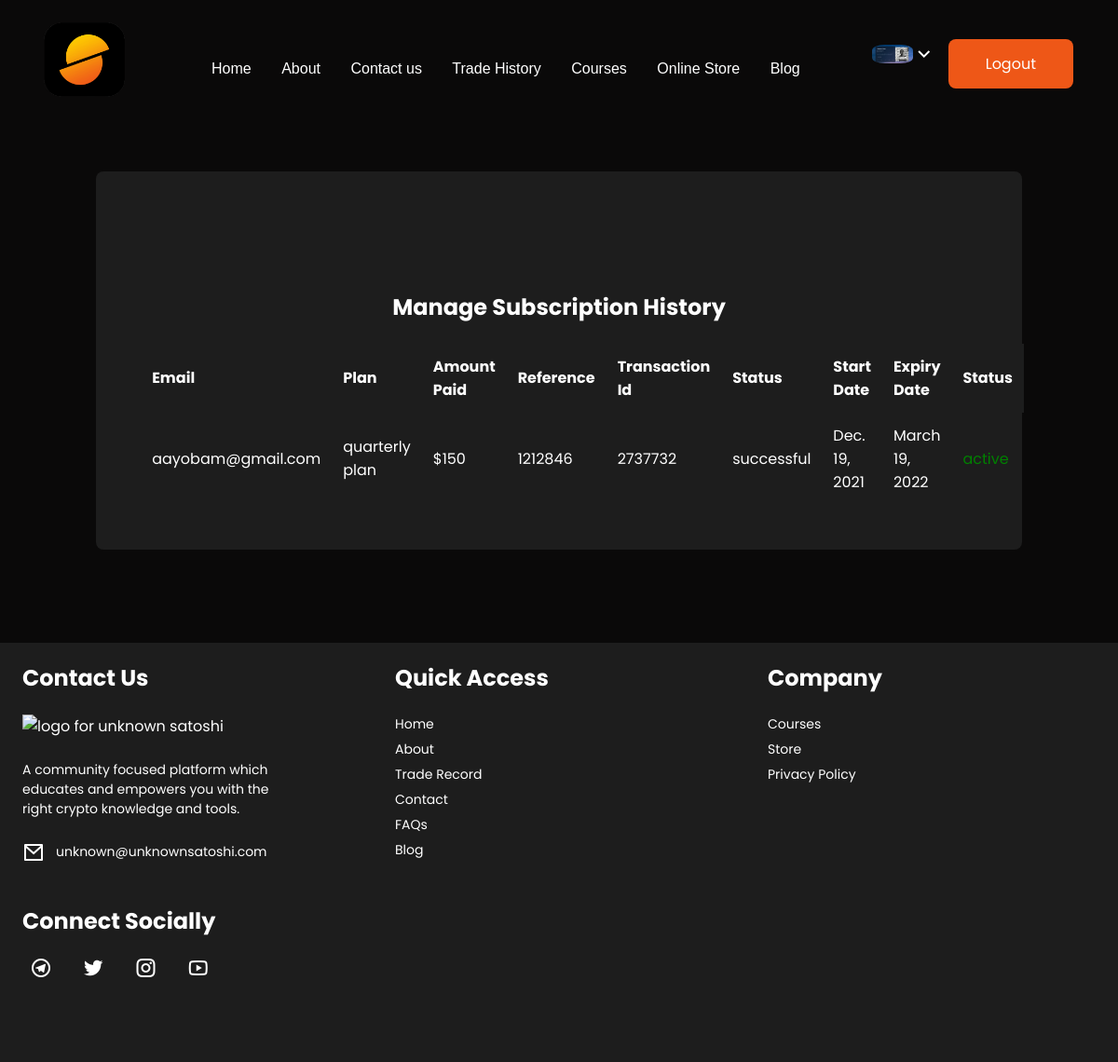
The app's page /subscription/history/ (signed in), older data.
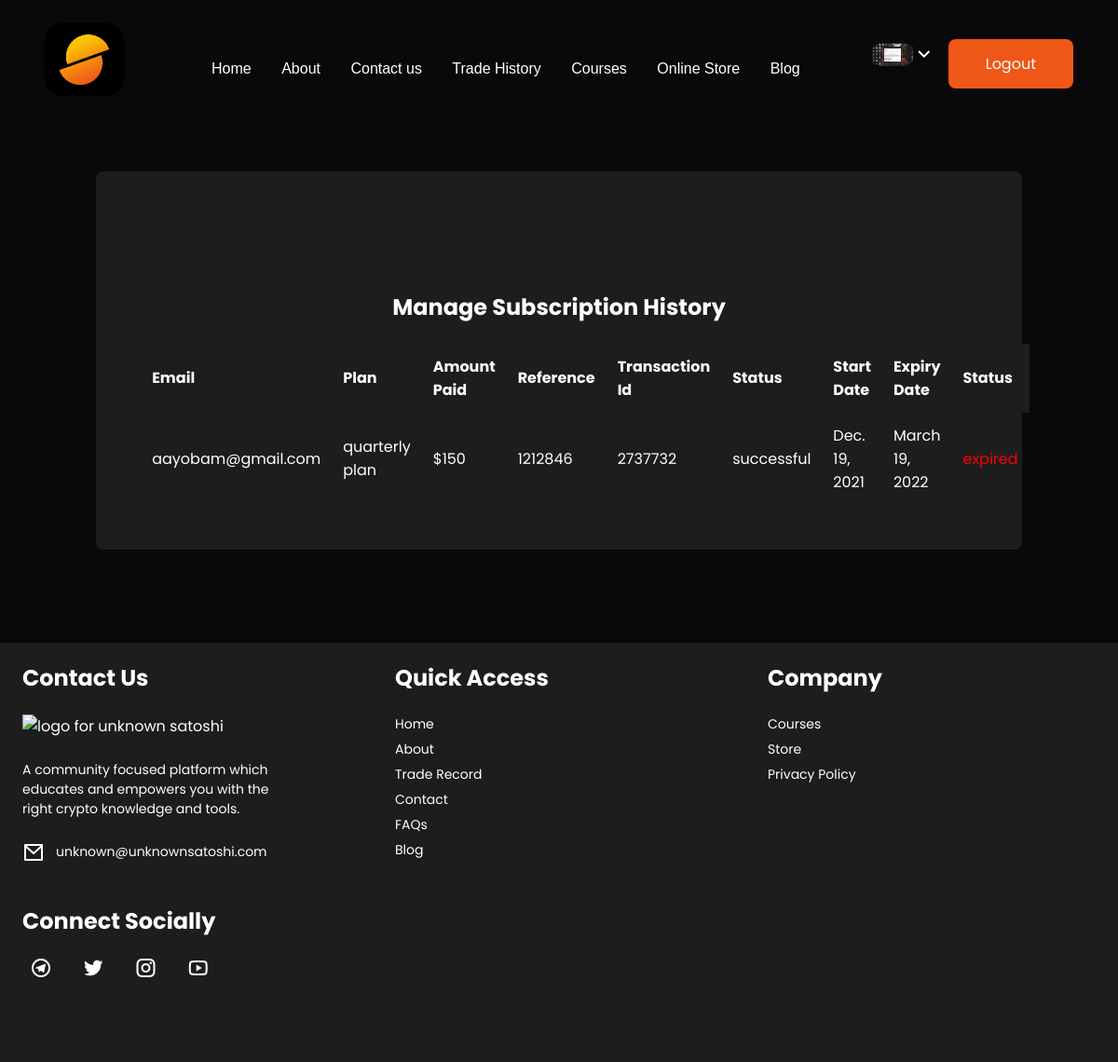
The same page, newer data.
### userprolog/models.py (models this page shows, shortened)
class User(AbstractBaseUser, PermissionsMixin):
    id = models.UUIDField(primary_key=True, default=uuid.uuid4, editable=False, unique=True)
    username = models.CharField(max_length=200, unique=True, blank=True)
    email = models.EmailField(max_length=200, unique=True, blank=False)
    first_name = models.CharField(max_length=200, blank=True)
    last_name = models.CharField(max_length=200, blank=True)
    phone_no = models.CharField(max_length=11,validators=[MaxLengthValidator(11)])
    profile_picture = models.ImageField(null=True, blank=True, default="default_user_image.jpeg", upload_to="profile_image/",)
    is_active = models.BooleanField(default=False)
    is_staff = models.BooleanField(default=False)
    is_superuser = models.BooleanField(default=False)
    date_joined = models.DateTimeField(auto_now_add=True)
    created = models.DateTimeField(auto_now_add=True)
    updated = models.DateTimeField(auto_now=True)
    objects = UserManager()
    EMAIL_FIELD = 'email'
    USERNAME_FIELD = 'username'
    REQUIRED_FIELDS = ['email',]

### cms/models.py (models this page shows, shortened)
class SubscriptionHistory(models.Model):
    id = models.UUIDField(default=uuid.uuid4, unique=True, primary_key=True, editable=False)
    user = models.ForeignKey(User, on_delete=models.CASCADE)
    email = models.EmailField(max_length=200, unique=False, blank=False)
    full_name = models.CharField(max_length=200, blank=False)
    phone_no = models.CharField(max_length=11, unique=False, blank=False)
    plan = models.ForeignKey(Plan, on_delete=models.CASCADE, default='monthly plan')
    amount_paid = models.IntegerField(default=0)
    reference = models.CharField(max_length=200, unique=True, blank=False)
    transaction_id = models.CharField(max_length=200)
    status = models.CharField(max_length=200)
    start_date = models.DateField(default=today)
    expiry_date = models.DateField(default=None)
    active = models.BooleanField(default=False)

class Plan(models.Model):
    title = models.CharField(max_length=100)
    slug = models.SlugField(unique=True)
    desc = models.TextField()
    price = models.IntegerField(default=0)
    discount_price = models.IntegerField(default=0)
    discount= models.IntegerField(default=0)
    created_on = models.DateTimeField(auto_now_add=True)
    class Meta:
        ordering = ("created_on",)
    def __str__(self):
        return self.title

### userprolog/views.py (the view)
# urls.py: path('subscription/history/', user_subscription_list, name="user-sub-list"),
@login_required(login_url='user-login')
def user_subscription_list(request):
    user = request.user
    subscription = SubscriptionHistory.objects.filter(user=user)
    template_name = "userprolog/sub-plan.html"
    context = {"subscription":subscription,"user":user}
    return render(request, template_name, context)

### userprolog/templates/userprolog/sub-plan.html
{% extends 'base.html' %}
{% load static %}
{% block content %}
	<div class="page-wrapper margin-extra">
        <section class="panel-section">
            <div class="panel-content">
              <div class="page-wrapper admin-wrapper">
                <div class="content-container" style="margin-bottom: 100px;">
                  <section class="trade-table">
                      <table>
                        {% if subscription %}
                        <section class="alt-nav" id="sub-nav">
                          <h4>Manage Subscription History</h4>
                        </section>
                        <thead>
                          <tr>
                            <th scope="col">Email</th>
                            <th scope="col">Plan</th>
                            <th scope="col">Amount Paid</th>
                            <th scope="col">Reference</th>
                            <th scope="col">Transaction Id</th>
                            <th scope="col">Status</th>
                            <th scope="col">Start Date</th>
                            <th scope="col">Expiry Date</th>
                            <th scope="col">Status</th>
                          </tr>
                        </thead>
                          {% for sub in subscription %}
                            <tbody>
                                <tr>
                                  <td data-label="Email">{{ user.email }}</td>
                                  <td data-label="Plan">{{ sub.plan }}</td>
                                  <td data-label="Amount Paid">${{sub.plan.price}}</td>
                                  <td data-label="Reference">{{sub.reference}}</td>
                                  <td data-label="Transaction Id">{{sub.transaction_id}}</td>
                                  <td data-label="Status">{{sub.status}}</td>
                                  <td data-label="Status">{{sub.start_date}}</td>
                                  <td data-label="Status">{{sub.expiry_date}}</td>
                                  {% if sub.active == True %}
                                    <td data-label="Active" style="color: green;">active</td>
                                  {% else %}
                                    <td data-label="Active" style="color: red;">expired</td>
                                  {% endif %}
                                </tr>
                            </tbody>
                          {% endfor %}
                      {% else %}
                        <div>
                          <p style="text-align: center;"> you have not subscribed to any plan yet.</p>
                        </div>
                        {% endif %}
                      </table>
                  </section>
                </div>
              </div>
            </div>
        </section>
	</div>
{% endblock content %}

### templates/base.html (shortened to what the changed rows need)
{% load static %}
<!DOCTYPE html>
<html lang="en">
<head>
    <link rel="stylesheet" type="text/css" href=" {% static 'css/style.css' %}" />
    <link rel="stylesheet" type="text/css" href="https://cdnjs.cloudflare.com/ajax/libs/OwlCarousel2/2.2.1/assets/owl.carousel.min.css">
	<link rel="stylesheet" type="text/css" href="https://cdnjs.cloudflare.com/ajax/libs/OwlCarousel2/2.2.1/assets/owl.theme.default.min.css">
	<link href="https://cdn.jsdelivr.net/npm/remixicon@2.5.0/fonts/remixicon.css" rel="stylesheet">
	<link rel="stylesheet" href="https://cdnjs.cloudflare.com/ajax/libs/font-awesome/6.0.0-beta3/css/all.min.css" />
</head>
<body>
	<div class="page-wrapper">
		<header class="banner-wrapper">
			<div class="navbar">
				<nav class="navbar__Items navbar__Items--right">
					{% if request.user.is_authenticated %}
					<div class="profile">
						<div class="dropdown">
							<main>
								<img src="{{user.profile_picture.url}}" class="img-profile"><i class="ri-arrow-down-s-line profile-icon"></i>
							</main>
						</div>
					</div>
						<div class="navbar__Link">
							<a class="btn hire-btn"  href="{% url 'user-logout' %}">Logout</a>
						</div>
                    {% else %}
						<div class="navbar__Link">
							<a class="login-link"  href="{% url 'user-login' %}">Login</a>
							<a class="btn hire-btn"  href="{% url 'register' %}">Sign Up</a>
						</div>
                    {% endif%}
            	</nav>
			</div>
		</header>
	</div>
    {% block content %}{% endblock content %}
</body>
</html>

Row changes from the older to the newer data that the page shows:
changed User "aayobam@gmail.com": profile_picture: a different picture
changed SubscriptionHistory "successful": active "active" → "expired"
